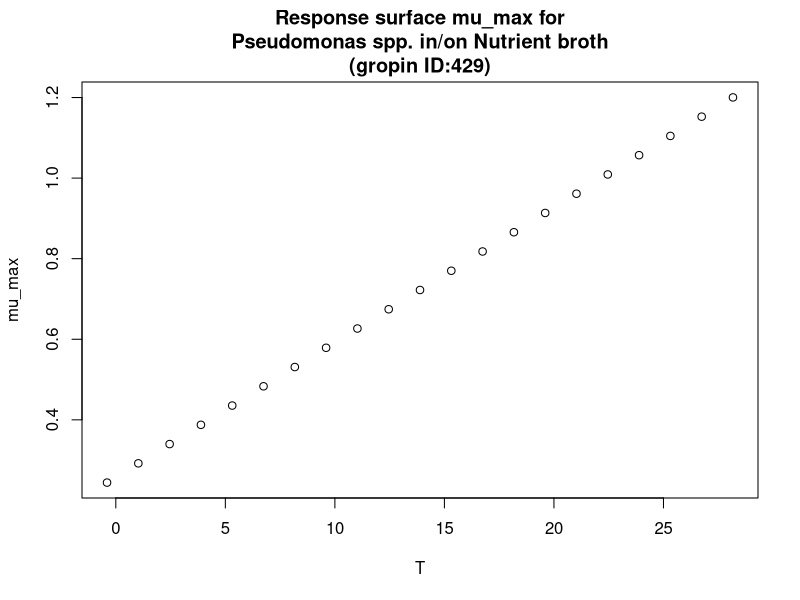

This figure's R source:
#############################
# start of Parameter script
#############################
T <- seq(-0.4004,28.1718281718282,length.out=21)
#############################
# end of Parameter script
#############################
############################# 
# start of Model script Gropin ID 429 
#############################
 
# constant coefficients for this model
 
variables <- data.frame(T)
argumentsPar <- expand.grid(variables)
 
# heart of the model
response_surface <- function(T) {
   mumax <-0.03346*(T+7.7)

return(mumax=mumax)
} 

# output parameters
mumax <- cbind(argumentsPar,response_surface(argumentsPar['T']))
colnames(mumax) <- c(colnames(argumentsPar),'mumax')
#############################
# End of Model script
#############################
############################# 
# start of Visualisation script Gropin ID 429 
#############################
plot(T,mumax$mumax,
                          xlab='T',
                          ylab='mu_max',main='Response surface mu_max for
Pseudomonas spp. in/on Nutrient broth
(gropin ID:429)')
#############################
# End of Visualisation script
#############################
